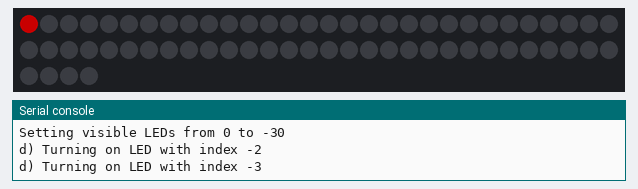
The program below on a simulated MicroPython board. Parts: 64 RGB LEDs in strip order, left to right, continuing on the next row, the last lines printed to the serial console. Dim RGB values are drawn brighter than linear; random numbers come from a fixed seed.

Above: at 0.52 s.
At 5.24 s:
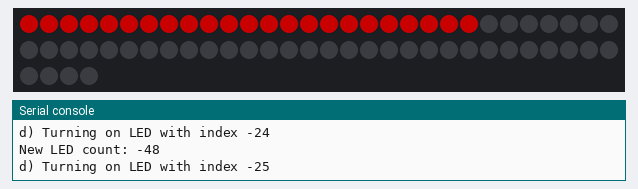
At 11.4 s:
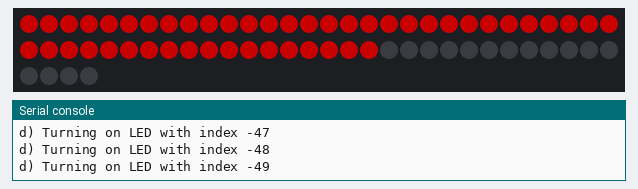
At 20.33 s:
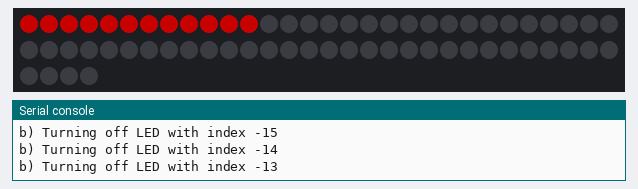
At 31.5 s:
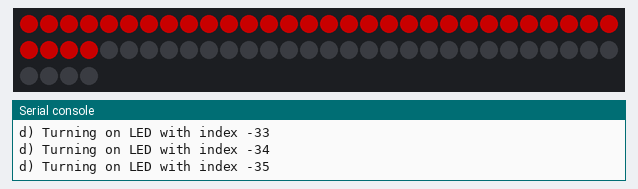

The program:

main.py
```python
import uasyncio as asyncio
from neopixel import NeoPixel
from machine import Pin
import random


# Define a simple Queue class
class Queue:
    def __init__(self):
        self._queue = []

    def put(self, item):
        self._queue.append(item)

    def get(self) -> any:
        if self._queue:
            return self._queue.pop(0)
        else:
            return None


# Define a queue for communication between UI and backend
backend_to_ui_queue = Queue()


async def ui_task():
    while True:
        # Check if there's any message from backend
        msg = backend_to_ui_queue.get()
        if msg is None:
            await asyncio.sleep(0.1)
            continue

        old_val, new_val = msg
        print(f"Setting visible LEDs from {old_val} to {new_val}")
        if new_val - old_val > 0:
            for j in range(old_val, new_val):
                if j >= 0:
                    print(f"a) Turning on LED with index {j}")
                    brightness = 0
                    while brightness <= 100:
                        np[j] = (0, brightness, 0)
                        brightness += 1
                        np.write()
                    await asyncio.sleep(0.01)
                else:
                    print(f"b) Turning off LED with index {j - 1}")
                    brightness = 100
                    while brightness >= 0:
                        np[j*(-1) - 1] = (brightness, 0, 0)
                        brightness -= 1
                        np.write()
                    await asyncio.sleep(0.01)

        else:
            for j in reversed(range(new_val, old_val)):
                if j >= 0:
                    brightness = 100
                    print(f"c) Turning off LED with index {j}")
                    while brightness >= 0:
                        np[j] = (0, brightness, 0)
                        brightness -= 1
                        np.write()
                    await asyncio.sleep(0.01)
                else:
                    print(f"d) Turning on LED with index {j - 1}")
                    brightness = 0
                    while brightness <= 100:
                        np[j*(-1) - 1] = (brightness, 0, 0)
                        brightness += 1
                        np.write()
                    await asyncio.sleep(0.01)
        await asyncio.sleep(1)


async def backend_task():
    old_val = 0
    new_val = 0

    # backend_to_ui_queue.put((0, 5))
    # await asyncio.sleep(3)
    # backend_to_ui_queue.put((5, 7))
    # await asyncio.sleep(3)
    # backend_to_ui_queue.put((7, 3))
    # await asyncio.sleep(3)
    # backend_to_ui_queue.put((3, 0))
    # await asyncio.sleep(3)
    # backend_to_ui_queue.put((0, -3))
    # await asyncio.sleep(3)
    # backend_to_ui_queue.put((-3, 3))
    # await asyncio.sleep(3)
    # exit()

    while True:
        while new_val == old_val:
            new_val = random.randint(((-1) * test_range), test_range)
            # new_val = random.randint(1, num_leds + 1)

        print(f"New LED count: {new_val}")
        backend_to_ui_queue.put((old_val, new_val))
        old_val = new_val
        await asyncio.sleep(5)

# Initialisierung Neopixel
num_leds = 64
test_range = 64
np = NeoPixel(Pin(28, Pin.OUT), num_leds)


# Clear LEDs
for j in range(num_leds):
    np[j] = (0, 0, 0)
np.write()
print("Cleared LEDs")

# Start asyncio event loop
loop = asyncio.get_event_loop()
loop.create_task(ui_task())
loop.create_task(backend_task())

# Example of sending messages between UI and backend
# ui_to_backend_queue.put("Hello from UI!")
# backend_to_ui_queue.put("Hello from backend!")

# Run event loop indefinitely
loop.run_forever()
```
